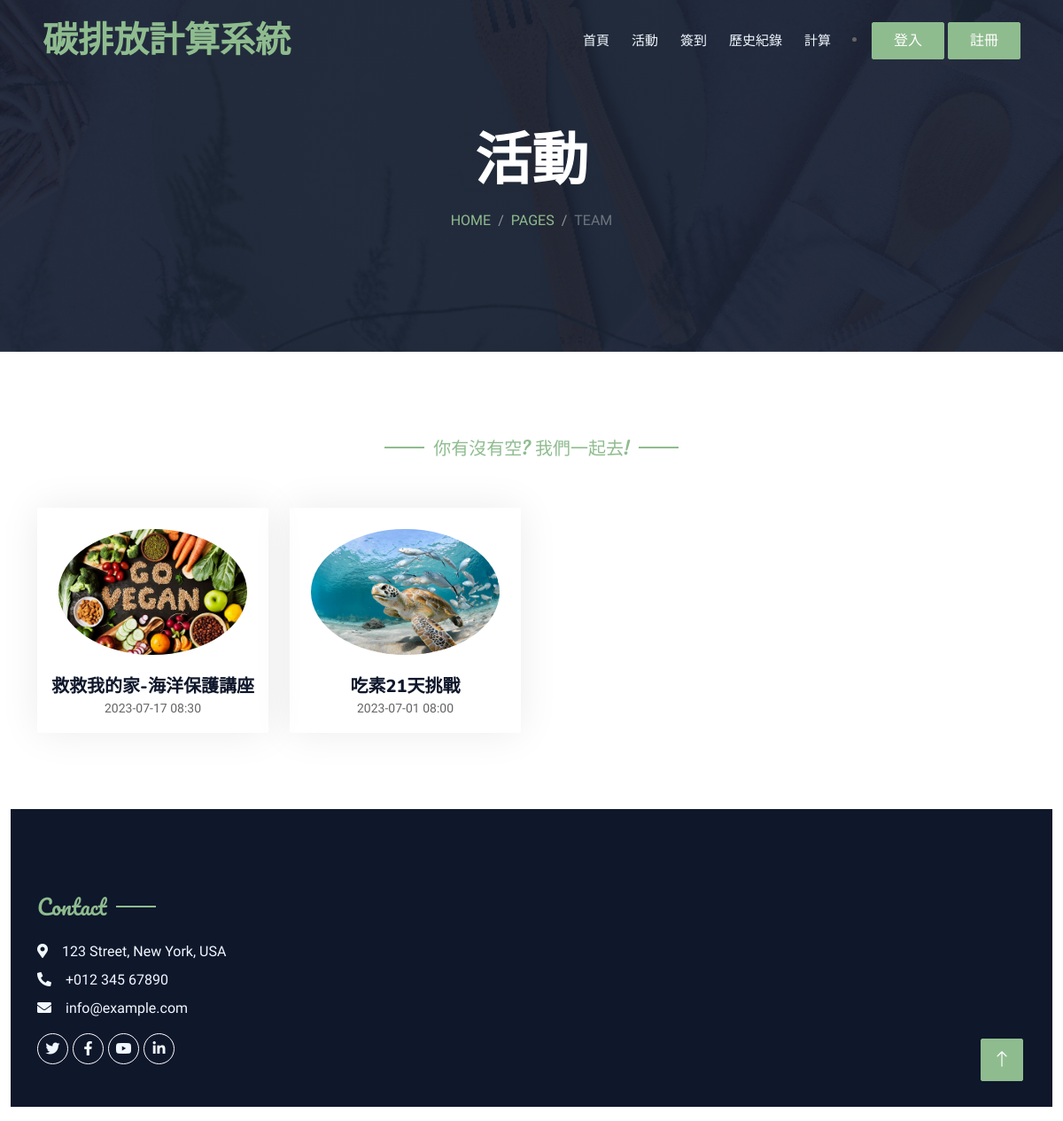
Before: /碳排放/actUser.php with the older database file.
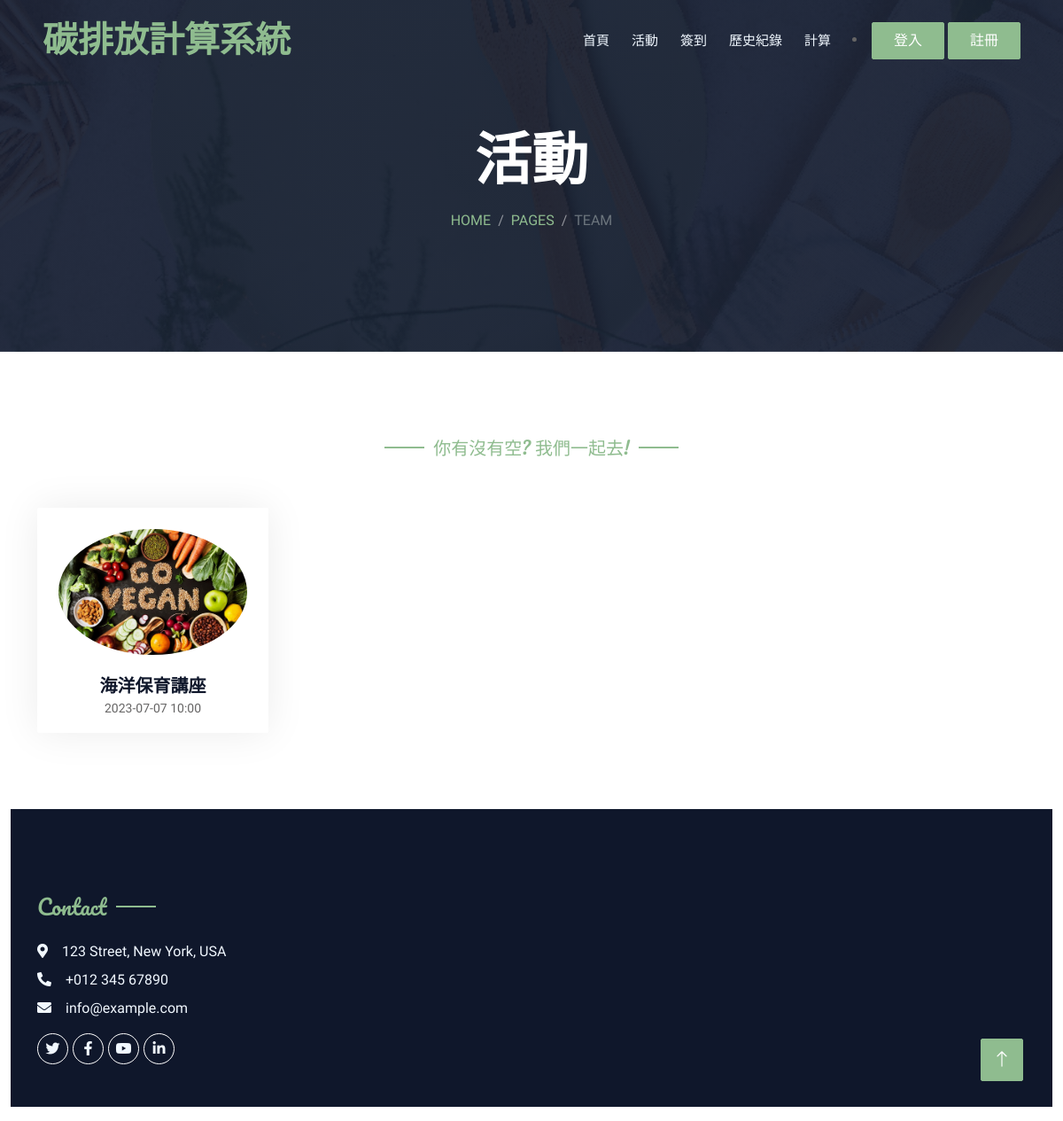
After: the same page with the newer database file.
### tables this page shows
CREATE TABLE `event` (
  `ID` int(10) NOT NULL,
  `Name` varchar(20) NOT NULL,
  `Summery` varchar(20) NOT NULL,
  `Date` datetime(6) NOT NULL,
  `startdate` date NOT NULL,
  `endDate` date NOT NULL,
  `Location` varchar(50) NOT NULL,
  `Organiser` varchar(10) NOT NULL,
  `Email` varchar(30) NOT NULL,
  `Phone` varchar(10) NOT NULL,
  `Note` varchar(20) NOT NULL,
  `people` int(3) NOT NULL
);

### 碳排放/actUser.php (the view, shortened to what the changed rows need)
<!DOCTYPE html>
<html lang="en">
<head>
    <link href="https://cdnjs.cloudflare.com/ajax/libs/font-awesome/5.10.0/css/all.min.css" rel="stylesheet">
    <link href="https://cdn.jsdelivr.net/npm/bootstrap-icons@1.4.1/font/bootstrap-icons.css" rel="stylesheet">
    <link href="lib/animate/animate.min.css" rel="stylesheet">
    <link href="lib/owlcarousel/assets/owl.carousel.min.css" rel="stylesheet">
    <link href="lib/tempusdominus/css/tempusdominus-bootstrap-4.min.css" rel="stylesheet" />
    <link href="css/bootstrap.min.css" rel="stylesheet">
    <link href="css/style.css" rel="stylesheet">
</head>
<body>
    <div class="container-xxl bg-white p-0">
        <div class="container-xxl position-relative p-0">
            <nav class="navbar navbar-expand-lg navbar-dark bg-dark px-4 px-lg-5 py-3 py-lg-0">
                <a href="" class="navbar-brand p-0">
                    <h1 class="text-primary m-0"></i>碳排放計算系統</h1>
                </a>
    </nav>
    <div class="container-xxl py-5 bg-dark hero-header mb-5">
        <div class="container text-center my-5 pt-5 pb-4">
            <h1 class="display-3 text-white mb-3 animated slideInDown">活動</h1>
        </div>
    </div>
    </div>
    <div class="container-xxl pt-5 pb-3">
        <div class="container">
            <div class="row g-4">
                <?php
                $link = mysqli_connect("localhost", "root", "", "sa");
                $sql = "SELECT MAX(ID) AS maxId FROM event";
                $result = mysqli_query($link, $sql);
                while ($row = mysqli_fetch_assoc($result)) {
                    $maxID = $row['maxId'];
                }
                for ($i = 0; $i <= $maxID; $i++) {
                    $sql = "SELECT Name, Summery, DATE_FORMAT(Date, '%Y-%m-%d %H:%i') AS Date, Location, DATE_FORMAT(endDate, '%Y-%m-%d %H:%i') AS endDate FROM event WHERE ID=$i LIMIT 1";
                    $result = mysqli_query($link, $sql);
                    while ($row = mysqli_fetch_assoc($result)) {
                ?>
                        <div class="col-lg-3 col-md-6 wow fadeInUp" data-wow-delay="0.1s">
                            <div class="team-item text-center rounded overflow-hidden">
                                <div id="myObject<?php echo $i; ?>">
                                    <div class="rounded-circle overflow-hidden m-4">
                                        <img class="img-fluid" src="img/活動<?php echo $i; ?>.jpg" alt="">
                                    </div>
                                </div>
                                <h5 class="mb-0"><?php echo $row['Name']; ?></h5>
                                <small><?php echo $row['Date']; ?></small>
                            </div>
                        </div>
                <?php
                    }
                }
                ?>
            </div>
        </div>
</body>
</html>

Changed rows visible on the page:
removed event: shows a picture, Name "吃素21天挑戰", Date "2023-07-01 08:00"
changed event: Name "救救我的家-海洋保護講座" → "海洋保育講座"; Date "2023-07-17 08:30" → "2023-07-07 10:00"
